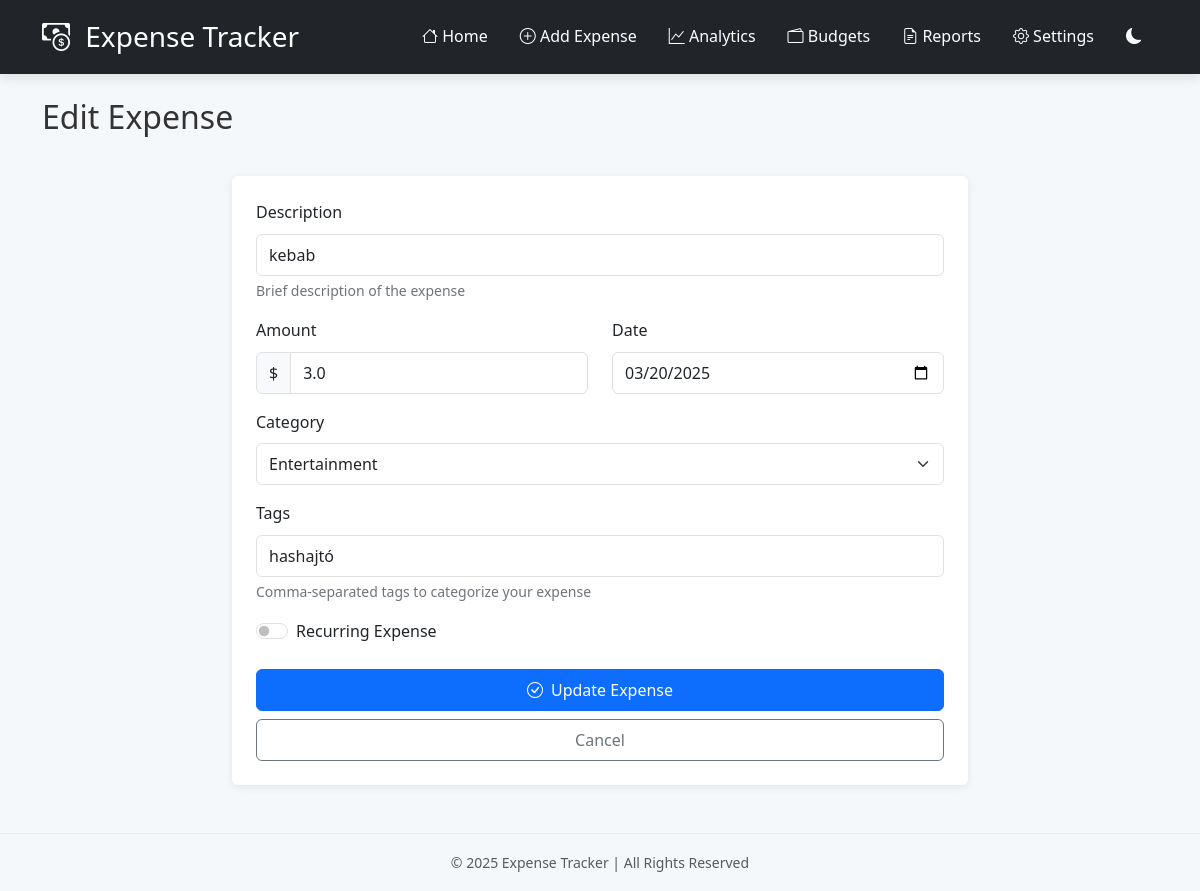
/edit/6, run on the app's committed database.
### tables this page shows
CREATE TABLE expenses (
            id INTEGER PRIMARY KEY AUTOINCREMENT,
            description TEXT NOT NULL,
            amount REAL NOT NULL,
            category TEXT NOT NULL,
            date TEXT NOT NULL
        , recurring INTEGER DEFAULT 0, recurring_interval TEXT);

CREATE TABLE tags (
                id INTEGER PRIMARY KEY AUTOINCREMENT,
                name TEXT NOT NULL UNIQUE
            );

### app.py (the view, shortened to what this page needs)
@app.route('/edit/<int:id>', methods=['GET', 'POST'])
def edit_expense(id):
    with get_db_connection() as conn:
        expense = conn.execute('SELECT * FROM expenses WHERE id = ?', (id,)).fetchone()
        if not expense:
            flash('Expense not found!', 'danger')
            return redirect(url_for('index'))
        tag_rows = conn.execute('''
            SELECT t.name
            FROM tags t
            JOIN expense_tags et ON t.id = et.tag_id
            WHERE et.expense_id = ?
        ''', (id,)).fetchall()
        tags = [tag['name'] for tag in tag_rows]
        return render_template('edit_expense.html',
                               expense=expense,
                               tags=','.join(tags),
                               categories=EXPENSE_CATEGORIES)

### app.py (called while the page is built)
@contextmanager
def get_db_connection():
    conn = sqlite3.connect('expenses.db')
    conn.row_factory = sqlite3.Row
    try:
        yield conn
    finally:
        conn.close()

### templates/edit_expense.html (shortened to what this page needs)
{% extends "layout.html" %}
{% block content %}
<div class="row mb-4">
    <div class="col">
        <h2 class="mb-3">Edit Expense</h2>
    </div>
</div>
<div class="row">
    <div class="col-md-8 mx-auto">
        <div class="card shadow-sm">
            <div class="card-body">
                <form method="POST" class="p-2">
                    <div class="mb-3">
                        <label for="description" class="form-label">Description</label>
                        <input type="text" class="form-control" id="description" name="description"
                               value="{{ expense.description }}" required>
                        <div class="form-text">Brief description of the expense</div>
                    </div>
                    <div class="row mb-3">
                        <div class="col-md-6">
                            <label for="amount" class="form-label">Amount</label>
                            <div class="input-group">
                                <span class="input-group-text">$</span>
                                <input type="number" class="form-control" id="amount" name="amount" step="0.01" min="0.01"
                                       value="{{ expense.amount }}" required>
                            </div>
                        </div>
                        <div class="col-md-6">
                            <label for="date" class="form-label">Date</label>
                            <input type="date" class="form-control" id="date" name="date"
                                   value="{{ expense.date }}" required>
                        </div>
                    </div>
                    <div class="mb-3">
                        <label for="category" class="form-label">Category</label>
                        <select class="form-select" id="category" name="category" required>
                            {% for category in categories %}
                            <option value="{{ category }}" {% if expense.category == category %}selected{% endif %}>
                                {{ category }}
                            </option>
                            {% endfor %}
                        </select>
                    </div>
                    <div class="mb-3">
                        <label for="tags" class="form-label">Tags</label>
                        <input type="text" class="form-control" id="tags" name="tags"
                               value="{{ tags }}" placeholder="e.g. groceries, dining, work">
                        <div class="form-text">Comma-separated tags to categorize your expense</div>
                    </div>
                    <div class="mb-4">
                        <div class="form-check form-switch">
                            <input class="form-check-input" type="checkbox" id="recurring" name="recurring"
                                   {% if expense.recurring %}checked{% endif %}>
                            <label class="form-check-label" for="recurring">Recurring Expense</label>
                        </div>
                    </div>
                    <div class="d-grid gap-2">
                        <button type="submit" class="btn btn-primary">
                            <i class="bi bi-check-circle me-2"></i>Update Expense
                        </button>
                        <a href="{{ url_for('index') }}" class="btn btn-outline-secondary">Cancel</a>
                    </div>
                </form>
            </div>
        </div>
    </div>
</div>
{% endblock %}

### static/style.css (style rules this page uses)
:root { --primary-color: #0d6efd; --primary-hover: #0b5ed7; --secondary-color: #6c757d; --success-color: #28a745; --danger-color: #dc3545; --warning-color: #ffc107; --info-color: #17a2b8; --light-color: #f8f9fa; --dark-color: #343a40; --border-radius: 0.375rem; --box-shadow: 0 0.5rem 1rem rgba(0, 0, 0, 0.15); }
body { background-color: #f5f8fa; font-family: 'Segoe UI', Tahoma, Geneva, Verdana, sans-serif; color: #333; line-height: 1.6; }
.card { border: none; border-radius: var(--border-radius); box-shadow: 0 2px 8px rgba(0, 0, 0, 0.08); transition: transform 0.2s, box-shadow 0.2s; }
.form-control, .form-select { border-radius: var(--border-radius); border-color: #e0e0e0; padding: 0.5rem 0.75rem; }
.btn { border-radius: var(--border-radius); padding: 0.5rem 1rem; font-weight: 500; transition: all 0.2s; }
.btn-primary { background-color: var(--primary-color); border-color: var(--primary-color); }
.shadow-sm { box-shadow: 0 2px 8px rgba(0, 0, 0, 0.08) !important; }
.form-text { color: #6c757d; font-size: 0.875rem; margin-top: 0.25rem; }
select.form-select { background-repeat: no-repeat; background-position: right 0.75rem center; background-size: 16px 12px; }
.form-select { min-width: 150px; padding: 0.5rem 0.75rem; height: auto; }

### data on the page
expenses: description "kebab", amount "3.0", date "03/20/2025", category "Entertainment"
tags: tags "hashajtó"
